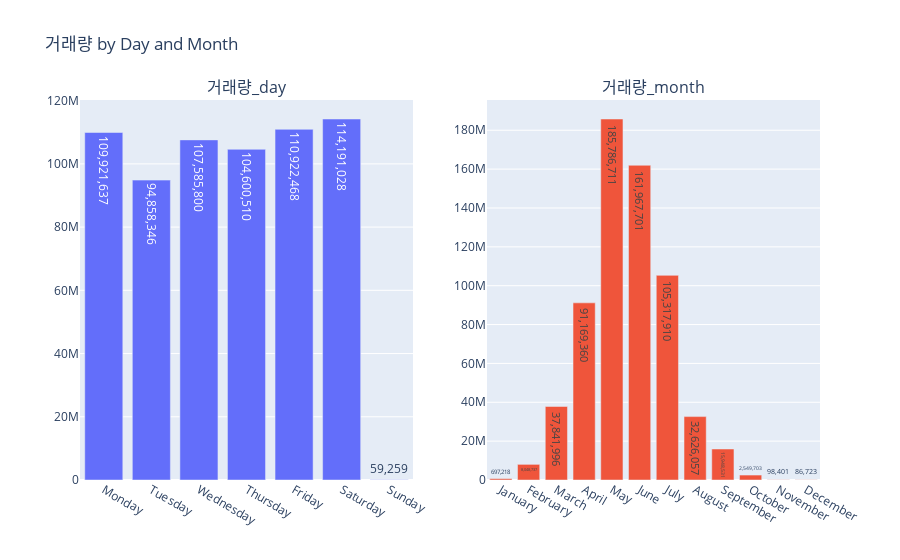

Here is the notebook cell this chart was saved with:
### Code cell
import plotly.subplots as sp
import plotly.graph_objs as go
import calendar

# Define a dictionary to map day and month names to their corresponding numbers
day_to_num = {day: i for i, day in enumerate(calendar.day_name)}
month_to_num = {month: i for i, month in enumerate(calendar.month_name) if month}

# Add a new column with the corresponding day and month numbers
group_by_market['day_num'] = group_by_market['day'].map(day_to_num)
group_by_market['month_num'] = group_by_market['month'].map(month_to_num)

grouped_by_day = group_by_market.groupby('day').agg({'거래량': 'sum', 'day_num': 'first'}).sort_values(by='day_num')
grouped_by_month = group_by_market.groupby('month').agg({'거래량': 'sum', 'month_num': 'first'}).sort_values(by='month_num')

# Create a subplot layout
fig = sp.make_subplots(rows=1, cols=2, vertical_spacing=0.1, subplot_titles=('거래량_day', '거래량_month'))

# Format numbers with comma separators
day_formatted = [format(int(x), ',') for x in grouped_by_day['거래량']]
month_formatted = [format(int(x), ',') for x in grouped_by_month['거래량']]

# Add histograms for days and months with total numbers displayed on the bars
fig.add_trace(go.Bar(x=grouped_by_day.index, y=grouped_by_day['거래량'], text=day_formatted, textposition='auto', name='Days'), row=1, col=1)
fig.add_trace(go.Bar(x=grouped_by_month.index, y=grouped_by_month['거래량'], text=month_formatted, textposition='auto', name='Months'), row=1, col=2)

# Update layout settings
fig.update_layout(showlegend=False, title_text="거래량 by Day and Month")

# Show the plot
fig.show()

### Figure 1 — Plotly figure (JSON) as saved in the notebook; plotly's stock layout.template omitted (floating-point values rounded to 4 significant figures)
{"data": [{"name": "Days", "text": ["109,921,637", "94,858,346", "107,585,800", "104,600,510", "110,922,468", "114,191,028", "59,259"], "textposition": "auto", "type": "bar", "x": ["Monday", "Tuesday", "Wednesday", "Thursday", "Friday", "Saturday", "Sunday"], "xaxis": "x", "y": [109921637, 94858346, 107585800, 104600510, 110922468, 114191028, 59259], "yaxis": "y"}, {"name": "Months", "text": ["697,218", "8,048,737", "37,841,996", "91,169,360", "185,786,711", "161,967,701", "105,317,910", "32,626,057", "15,948,531", "2,549,703", "98,401", "86,723"], "textposition": "auto", "type": "bar", "x": ["January", "February", "March", "April", "May", "June", "July", "August", "September", "October", "November", "December"], "xaxis": "x2", "y": [697218, 8048737, 37841996, 91169360, 185786711, 161967701, 105317910, 32626057, 15948531, 2549703, 98401, 86723], "yaxis": "y2"}], "layout": {"annotations": [{"font": {"size": 16}, "showarrow": false, "text": "거래량_day", "x": 0.225, "xanchor": "center", "xref": "paper", "y": 1, "yanchor": "bottom", "yref": "paper"}, {"font": {"size": 16}, "showarrow": false, "text": "거래량_month", "x": 0.775, "xanchor": "center", "xref": "paper", "y": 1, "yanchor": "bottom", "yref": "paper"}], "showlegend": false, "title": {"text": "거래량 by Day and Month"}, "xaxis": {"anchor": "y", "domain": [0, 0.45]}, "xaxis2": {"anchor": "y2", "domain": [0.55, 1]}, "yaxis": {"anchor": "x", "domain": [0, 1]}, "yaxis2": {"anchor": "x2", "domain": [0, 1]}}}
